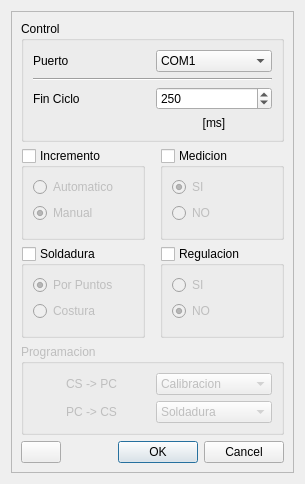
<?xml version="1.0" encoding="UTF-8"?>
<ui version="4.0">
 <class>Dialog</class>
 <widget class="QDialog" name="Dialog">
  <property name="geometry">
   <rect>
    <x>0</x>
    <y>0</y>
    <width>305</width>
    <height>467</height>
   </rect>
  </property>
  <property name="minimumSize">
   <size>
    <width>0</width>
    <height>0</height>
   </size>
  </property>
  <property name="maximumSize">
   <size>
    <width>16777215</width>
    <height>16777215</height>
   </size>
  </property>
  <property name="windowTitle">
   <string>Configuracion</string>
  </property>
  <property name="windowIcon">
   <iconset>
    <normaloff>../../iconos/ic_configuracion.svg</normaloff>../../iconos/ic_configuracion.svg</iconset>
  </property>
  <property name="modal">
   <bool>true</bool>
  </property>
  <layout class="QVBoxLayout" name="verticalLayout">
   <item>
    <widget class="QFrame" name="frame">
     <property name="frameShape">
      <enum>QFrame::StyledPanel</enum>
     </property>
     <property name="frameShadow">
      <enum>QFrame::Raised</enum>
     </property>
     <layout class="QGridLayout" name="gridLayout">
      <item row="2" column="4">
       <spacer name="horizontalSpacer_8">
        <property name="orientation">
         <enum>Qt::Horizontal</enum>
        </property>
        <property name="sizeType">
         <enum>QSizePolicy::Fixed</enum>
        </property>
        <property name="sizeHint" stdset="0">
         <size>
          <width>3</width>
          <height>20</height>
         </size>
        </property>
       </spacer>
      </item>
      <item row="5" column="2" colspan="4">
       <widget class="QDialogButtonBox" name="buttonBox">
        <property name="orientation">
         <enum>Qt::Horizontal</enum>
        </property>
        <property name="standardButtons">
         <set>QDialogButtonBox::Cancel|QDialogButtonBox::Ok</set>
        </property>
        <property name="centerButtons">
         <bool>false</bool>
        </property>
       </widget>
      </item>
      <item row="1" column="4">
       <spacer name="horizontalSpacer_7">
        <property name="orientation">
         <enum>Qt::Horizontal</enum>
        </property>
        <property name="sizeType">
         <enum>QSizePolicy::Fixed</enum>
        </property>
        <property name="sizeHint" stdset="0">
         <size>
          <width>3</width>
          <height>20</height>
         </size>
        </property>
       </spacer>
      </item>
      <item row="5" column="1">
       <widget class="QPushButton" name="btn_1">
        <property name="maximumSize">
         <size>
          <width>50</width>
          <height>500</height>
         </size>
        </property>
        <property name="text">
         <string/>
        </property>
        <property name="icon">
         <iconset>
          <normaloff>../../iconos/ic_input.svg</normaloff>../../iconos/ic_input.svg</iconset>
        </property>
        <property name="iconSize">
         <size>
          <width>16</width>
          <height>16</height>
         </size>
        </property>
       </widget>
      </item>
      <item row="1" column="1" colspan="3">
       <widget class="QGroupBox" name="groupBox">
        <property name="title">
         <string>Incremento</string>
        </property>
        <property name="checkable">
         <bool>true</bool>
        </property>
        <property name="checked">
         <bool>false</bool>
        </property>
        <layout class="QVBoxLayout" name="verticalLayout_2">
         <item>
          <widget class="QRadioButton" name="r_btn_100">
           <property name="text">
            <string>Automatico</string>
           </property>
          </widget>
         </item>
         <item>
          <widget class="QRadioButton" name="r_btn_101">
           <property name="text">
            <string>Manual</string>
           </property>
           <property name="checked">
            <bool>true</bool>
           </property>
          </widget>
         </item>
         <item>
          <spacer name="horizontalSpacer_3">
           <property name="orientation">
            <enum>Qt::Horizontal</enum>
           </property>
           <property name="sizeType">
            <enum>QSizePolicy::Fixed</enum>
           </property>
           <property name="sizeHint" stdset="0">
            <size>
             <width>100</width>
             <height>5</height>
            </size>
           </property>
          </spacer>
         </item>
        </layout>
       </widget>
      </item>
      <item row="3" column="1" colspan="5">
       <widget class="QGroupBox" name="groupBox_6">
        <property name="enabled">
         <bool>false</bool>
        </property>
        <property name="title">
         <string>Programacion</string>
        </property>
        <layout class="QGridLayout" name="gridLayout_3">
         <item row="0" column="0">
          <widget class="QLabel" name="label_4">
           <property name="enabled">
            <bool>false</bool>
           </property>
           <property name="text">
            <string>CS -&gt; PC</string>
           </property>
           <property name="alignment">
            <set>Qt::AlignCenter</set>
           </property>
          </widget>
         </item>
         <item row="0" column="1">
          <widget class="QComboBox" name="combo_101">
           <property name="enabled">
            <bool>false</bool>
           </property>
           <property name="currentIndex">
            <number>0</number>
           </property>
           <item>
            <property name="text">
             <string>Calibracion</string>
            </property>
           </item>
           <item>
            <property name="text">
             <string>Todo</string>
            </property>
           </item>
          </widget>
         </item>
         <item row="1" column="0">
          <widget class="QLabel" name="label_5">
           <property name="text">
            <string>PC -&gt; CS</string>
           </property>
           <property name="alignment">
            <set>Qt::AlignCenter</set>
           </property>
          </widget>
         </item>
         <item row="1" column="1">
          <widget class="QComboBox" name="combo_102">
           <item>
            <property name="text">
             <string>Soldadura</string>
            </property>
           </item>
           <item>
            <property name="text">
             <string>Servicios</string>
            </property>
           </item>
           <item>
            <property name="text">
             <string>Todo</string>
            </property>
           </item>
          </widget>
         </item>
        </layout>
       </widget>
      </item>
      <item row="0" column="1" colspan="5">
       <widget class="QGroupBox" name="groupBox_5">
        <property name="title">
         <string>Control</string>
        </property>
        <layout class="QGridLayout" name="gridLayout_2">
         <item row="3" column="1">
          <widget class="QLabel" name="label_3">
           <property name="text">
            <string>[ms]</string>
           </property>
           <property name="alignment">
            <set>Qt::AlignCenter</set>
           </property>
          </widget>
         </item>
         <item row="2" column="0">
          <widget class="QLabel" name="label_2">
           <property name="text">
            <string>Fin Ciclo</string>
           </property>
          </widget>
         </item>
         <item row="0" column="1">
          <widget class="QComboBox" name="combo_100">
           <item>
            <property name="text">
             <string>COM1</string>
            </property>
           </item>
           <item>
            <property name="text">
             <string>COM2</string>
            </property>
           </item>
           <item>
            <property name="text">
             <string>COM3</string>
            </property>
           </item>
           <item>
            <property name="text">
             <string>COM4</string>
            </property>
           </item>
           <item>
            <property name="text">
             <string>COM5</string>
            </property>
           </item>
           <item>
            <property name="text">
             <string>COM6</string>
            </property>
           </item>
           <item>
            <property name="text">
             <string>COM7</string>
            </property>
           </item>
           <item>
            <property name="text">
             <string>COM8</string>
            </property>
           </item>
           <item>
            <property name="text">
             <string>COM9</string>
            </property>
           </item>
           <item>
            <property name="text">
             <string>COM10</string>
            </property>
           </item>
           <item>
            <property name="text">
             <string>COM11</string>
            </property>
           </item>
           <item>
            <property name="text">
             <string>COM12</string>
            </property>
           </item>
           <item>
            <property name="text">
             <string>COM13</string>
            </property>
           </item>
           <item>
            <property name="text">
             <string>COM14</string>
            </property>
           </item>
           <item>
            <property name="text">
             <string>COM15</string>
            </property>
           </item>
           <item>
            <property name="text">
             <string>COM16</string>
            </property>
           </item>
           <item>
            <property name="text">
             <string>COM17</string>
            </property>
           </item>
           <item>
            <property name="text">
             <string>COM18</string>
            </property>
           </item>
           <item>
            <property name="text">
             <string>COM19</string>
            </property>
           </item>
           <item>
            <property name="text">
             <string>COM20</string>
            </property>
           </item>
          </widget>
         </item>
         <item row="0" column="0">
          <widget class="QLabel" name="label">
           <property name="text">
            <string>Puerto</string>
           </property>
          </widget>
         </item>
         <item row="2" column="1">
          <widget class="QSpinBox" name="caja_100">
           <property name="maximum">
            <number>9999</number>
           </property>
           <property name="singleStep">
            <number>10</number>
           </property>
           <property name="value">
            <number>250</number>
           </property>
          </widget>
         </item>
         <item row="1" column="0" colspan="2">
          <widget class="Line" name="line">
           <property name="orientation">
            <enum>Qt::Horizontal</enum>
           </property>
          </widget>
         </item>
        </layout>
       </widget>
      </item>
      <item row="2" column="1" colspan="3">
       <widget class="QGroupBox" name="groupBox_3">
        <property name="title">
         <string>Soldadura</string>
        </property>
        <property name="checkable">
         <bool>true</bool>
        </property>
        <property name="checked">
         <bool>false</bool>
        </property>
        <layout class="QVBoxLayout" name="verticalLayout_4">
         <item>
          <widget class="QRadioButton" name="r_btn_104">
           <property name="text">
            <string>Por Puntos</string>
           </property>
           <property name="checked">
            <bool>true</bool>
           </property>
          </widget>
         </item>
         <item>
          <widget class="QRadioButton" name="r_btn_105">
           <property name="text">
            <string>Costura</string>
           </property>
          </widget>
         </item>
         <item>
          <spacer name="horizontalSpacer_5">
           <property name="orientation">
            <enum>Qt::Horizontal</enum>
           </property>
           <property name="sizeType">
            <enum>QSizePolicy::Fixed</enum>
           </property>
           <property name="sizeHint" stdset="0">
            <size>
             <width>100</width>
             <height>5</height>
            </size>
           </property>
          </spacer>
         </item>
        </layout>
       </widget>
      </item>
      <item row="1" column="0">
       <spacer name="horizontalSpacer_2">
        <property name="orientation">
         <enum>Qt::Horizontal</enum>
        </property>
        <property name="sizeHint" stdset="0">
         <size>
          <width>40</width>
          <height>20</height>
         </size>
        </property>
       </spacer>
      </item>
      <item row="1" column="5">
       <widget class="QGroupBox" name="groupBox_2">
        <property name="title">
         <string>Medicion</string>
        </property>
        <property name="checkable">
         <bool>true</bool>
        </property>
        <property name="checked">
         <bool>false</bool>
        </property>
        <layout class="QVBoxLayout" name="verticalLayout_3">
         <item>
          <widget class="QRadioButton" name="r_btn_102">
           <property name="text">
            <string>SI</string>
           </property>
           <property name="checked">
            <bool>true</bool>
           </property>
          </widget>
         </item>
         <item>
          <widget class="QRadioButton" name="r_btn_103">
           <property name="text">
            <string>NO</string>
           </property>
           <property name="checked">
            <bool>false</bool>
           </property>
          </widget>
         </item>
         <item>
          <spacer name="horizontalSpacer_4">
           <property name="orientation">
            <enum>Qt::Horizontal</enum>
           </property>
           <property name="sizeType">
            <enum>QSizePolicy::Fixed</enum>
           </property>
           <property name="sizeHint" stdset="0">
            <size>
             <width>100</width>
             <height>5</height>
            </size>
           </property>
          </spacer>
         </item>
        </layout>
       </widget>
      </item>
      <item row="2" column="5">
       <widget class="QGroupBox" name="groupBox_4">
        <property name="title">
         <string>Regulacion</string>
        </property>
        <property name="checkable">
         <bool>true</bool>
        </property>
        <property name="checked">
         <bool>false</bool>
        </property>
        <layout class="QVBoxLayout" name="verticalLayout_5">
         <item>
          <widget class="QRadioButton" name="r_btn_106">
           <property name="text">
            <string>SI</string>
           </property>
           <property name="checked">
            <bool>false</bool>
           </property>
          </widget>
         </item>
         <item>
          <widget class="QRadioButton" name="r_btn_107">
           <property name="text">
            <string>NO</string>
           </property>
           <property name="checked">
            <bool>true</bool>
           </property>
          </widget>
         </item>
         <item>
          <spacer name="horizontalSpacer_6">
           <property name="orientation">
            <enum>Qt::Horizontal</enum>
           </property>
           <property name="sizeType">
            <enum>QSizePolicy::Fixed</enum>
           </property>
           <property name="sizeHint" stdset="0">
            <size>
             <width>100</width>
             <height>5</height>
            </size>
           </property>
          </spacer>
         </item>
        </layout>
       </widget>
      </item>
      <item row="1" column="6">
       <spacer name="horizontalSpacer">
        <property name="orientation">
         <enum>Qt::Horizontal</enum>
        </property>
        <property name="sizeHint" stdset="0">
         <size>
          <width>40</width>
          <height>20</height>
         </size>
        </property>
       </spacer>
      </item>
      <item row="4" column="1" colspan="5">
       <spacer name="verticalSpacer">
        <property name="orientation">
         <enum>Qt::Vertical</enum>
        </property>
        <property name="sizeHint" stdset="0">
         <size>
          <width>20</width>
          <height>40</height>
         </size>
        </property>
       </spacer>
      </item>
     </layout>
    </widget>
   </item>
  </layout>
 </widget>
 <resources/>
 <connections>
  <connection>
   <sender>buttonBox</sender>
   <signal>accepted()</signal>
   <receiver>Dialog</receiver>
   <slot>accept()</slot>
   <hints>
    <hint type="sourcelabel">
     <x>248</x>
     <y>254</y>
    </hint>
    <hint type="destinationlabel">
     <x>157</x>
     <y>274</y>
    </hint>
   </hints>
  </connection>
  <connection>
   <sender>buttonBox</sender>
   <signal>rejected()</signal>
   <receiver>Dialog</receiver>
   <slot>reject()</slot>
   <hints>
    <hint type="sourcelabel">
     <x>316</x>
     <y>260</y>
    </hint>
    <hint type="destinationlabel">
     <x>286</x>
     <y>274</y>
    </hint>
   </hints>
  </connection>
 </connections>
</ui>
